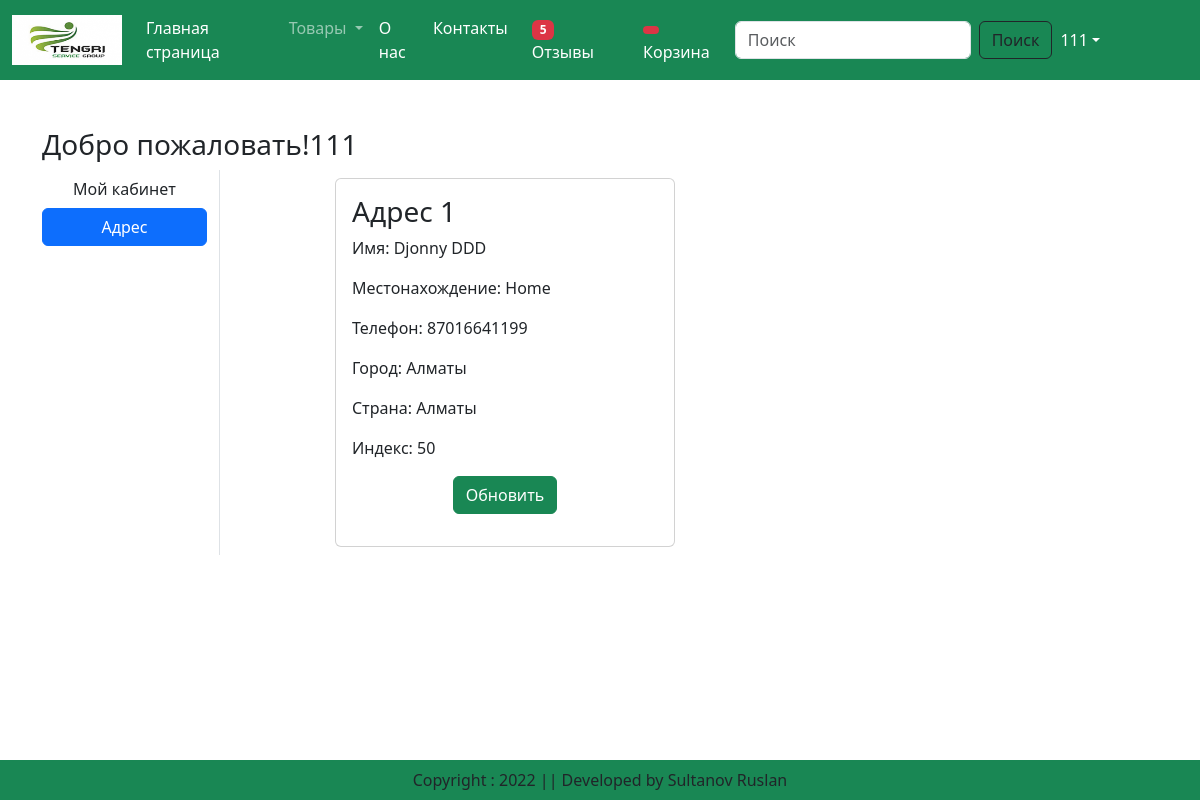
The page /address/ (signed in) on the database its author committed.
### app/models.py (models this page shows, shortened)
class Customer(models.Model):
    user = models.ForeignKey(User, on_delete=models.CASCADE)
    name = models.CharField(max_length=200)
    locality = models.CharField(max_length=200)
    city = models.CharField(max_length=50)
    mobile = models.IntegerField(default=0)
    zipcode = models.IntegerField()
    state = models.CharField(choices=STATE_CHOICES, max_length=100)

### app/views.py (the view)
# urls.py: path('address/', views.address, name='address'),
@login_required
def address(request):
    add = Customer.objects.filter(user=request.user)
    totalitem = 0
    wishitem = 0
    if request.user.is_authenticated:
        totalitem = len(Cart.objects.filter(user=request.user))
        wishitem = len(Wishlist.objects.filter(user=request.user))
    return render(request, 'app/address.html', locals())

### app/templates/app/address.html (shortened to what this page needs)
{% extends 'app/base.html' %}
{% load static %}
{% block main-content %}
<div class="container my-5">
    <div class="row">
        <h3>Добро пожаловать!<span class="text-capitalize">{{request.user}}</span></h3>
        <div class="col-sm-2 border-end">
            <ul class="list-unstyled">
                <li class="d-grid"><a href="{% url 'profile' %}" class="btn">Мой кабинет</a></li>
                <li class="d-grid"><a href="{% url 'address' %}" class="btn btn-primary">Адрес</a></li>
            </ul>
        </div>
        <div class="col-sm-8 offset-sm-1">
            <div class="row">
            {% for ad in add %}
                <div class="col-sm-6">
                    <div class="card m-2">
                        <div class="card-body">
                            <h3>Адрес {{forloop.counter}}</h3>
                            <p>Имя: {{ad.name}}</p>
                            <p>Местонахождение: {{ad.locality}}</p>
                            <p>Телефон: {{ad.mobile}}</p>
                            <p>Город: {{ad.city}}</p>
                            <p>Страна: {{ad.state}}</p>
                            <p>Индекс: {{ad.zipcode}}</p>
                            <p class="text-center"><a href="{% url 'updateAddress' pk=ad.id %}"
                            type="button" class="btn btn-success" >Обновить</a></p>
                        </div>
                    </div>
                </div>
            {% endfor %}
            </div>
        </div>
    </div>
</div>
{% endblock main-content %}

### app/templates/app/base.html (shortened to what this page needs)
<!DOCTYPE html>
{% load static %}
<html lang="en">
<head>
    <link href="https://cdn.jsdelivr.net/npm/bootstrap@5.3.0-alpha1/dist/css/bootstrap.min.css" rel="stylesheet"
>
    <link rel="stylesheet" href="{% static 'app/css/owl.carousel.min.css' %}">
    <link rel="stylesheet" href="{% static 'app/css/all.min.css' %}">
    <link rel="stylesheet" href="{% static 'app/css/style.css' %}">
</head>
<body>
        <nav class="navbar navbar-expand-lg navbar-dark bg-success">
          <div class="container-fluid">
            <a class="navbar-brand" href="#">
                <img src="{% static 'app/images/logo.png' %}" width="110" height="50" />
            </a>
            <div class="collapse navbar-collapse" id="navbarSupportedContent">
              <ul class="navbar-nav me-auto mb-2 mb-lg-0">
                <li class="nav-item">
                  <a class="nav-link active" aria-current="page" href="/">Главная страница</a>
                </li>
                  <li class="nav-item dropdown">
                  <a class="nav-link dropdown-toggle" href="#" role="button" data-bs-toggle="dropdown" aria-expanded="false">
                    Товары
                  </a>
                </li>
                <li class="nav-item">
                  <a class="nav-link text-white" href="{% url 'about' %}">О нас</a>
                </li>
                <li class="nav-item">
                  <a class="nav-link text-white" href="{% url 'contact' %}">Контакты</a>
                </li>
                <li class="nav-item mx-2">
                    <a href="{% url 'showwishlist' %}" class="nav-link text-white"><span class="badge bg-danger"> {% if wishitem > 0 %} {{wishitem}} {% endif %} </span> Отзывы</a>
                </li>
                <ul class="navbar-nav me-auto mb-2 mb-lg-0">
                <li class="nav-item mx-2">
                    <a href="{% url 'showcart' %}" class="nav-link text-white"><span class="badge bg-danger"> {% if totalitem > 0 %} {{totalitem}} {% endif %} </span> Корзина</a>
                </li>
                </ul>
              </ul>
              <form class="d-flex" role="search" action="/search">
                <input class="form-control me-2" type="search" placeholder="Поиск" name="search" aria-label="Search">
                <button class="btn btn-outline-dark" type="submit">Поиск</button>
              </form>
            </div>
                {% if request.user.is_authenticated %}
                <li class="nav-item dropdown mx-2" style="list-style: none;">
                    <a class="nav-link dropdown-toggle text-white" href="#" id="profileDropdown" role="button"
                       data-bs-toggle="dropdown" aria-expanded="false" style="margin-right: 80px;">{{request.user}}</a>
                </li>
                {% endif %}
          </div>
        </nav>
        {% block main-content %}{% endblock main-content %}
        <br><br><br><br>
        <footer class="container-fluid fixed-bottom bg-success text-center p-2 mt-5">
            Copyright : 2022 || Developed by Sultanov Ruslan
        </footer>
</body>
</html>

### rows shown on the page
Customer: name "Djonny DDD", locality "Home", mobile "87016641199", city "Алматы", state "Алматы", zipcode "50"

### other values the page prints
{{ wishitem }} "5"
{{ request.user }} "111"
